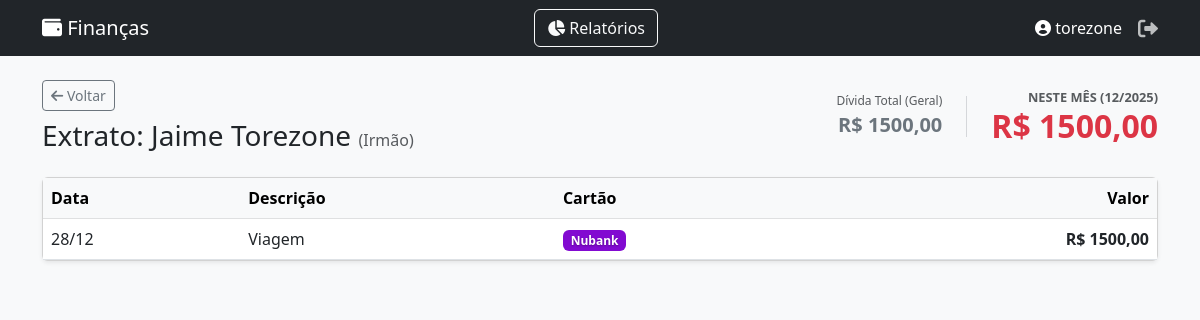
/terceiros/3/ (signed in), run on an earlier commit of the app's database.
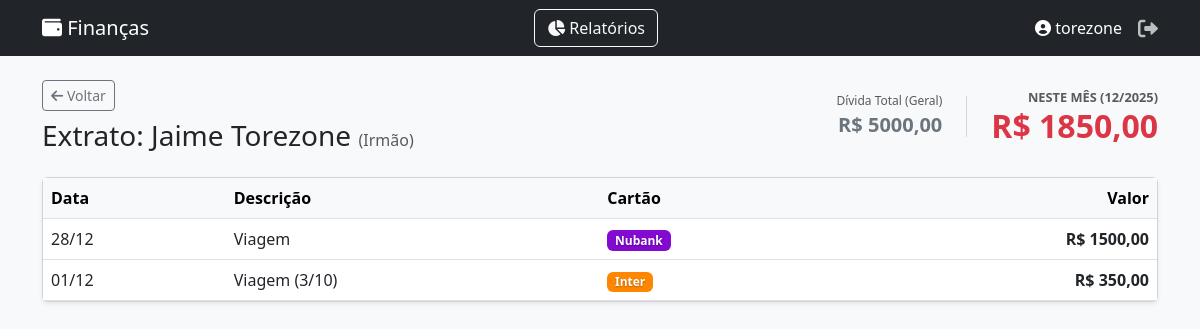
And on a later commit of the database.
### core/models.py (models this page shows, shortened)
class CompraCartao(models.Model):
    cartao = models.ForeignKey(CartaoCredito, on_delete=models.CASCADE)
    descricao = models.CharField(max_length=100)
    valor = models.DecimalField(max_digits=10, decimal_places=2)
    data_compra = models.DateField(default=date.today)
    is_parcelado = models.BooleanField(default=False, verbose_name="É parcelado?")
    qtd_parcelas = models.IntegerField(default=1, verbose_name="Qtd Parcelas")
    is_terceiro = models.BooleanField(default=False, verbose_name="É compra de terceiro?")
    terceiro = models.ForeignKey(Terceiro, on_delete=models.SET_NULL, null=True, blank=True, verbose_name="Pessoa")

class CartaoCredito(models.Model):
    CORES_CHOICES = (
        ('#820AD1', 'Roxo (Nubank)'),
        ('#FF8700', 'Laranja (Itaú)'),
        ('#CC092F', 'Vermelho (Bradesco/Santander)'),
        ('#FFD700', 'Dourado/Amarelo (Inter)'),
        ('#005CAA', 'Azul (Caixa/Azul)'),
        ('#000000', 'Preto (Black/C6)'),
        ('#28a745', 'Verde (Padrão)'),
        ('#6c757d', 'Cinza (Outros)'),
    )
    usuario = models.ForeignKey(User, on_delete=models.CASCADE)
    nome = models.CharField(max_length=50) # Ex: Nubank
    ultimos_digitos = models.CharField(max_length=4) # Ex: 1234
    cor = models.CharField(max_length=7, choices=CORES_CHOICES, default='#28a745')

### core/views.py (the view)
# urls.py: path('terceiros/<int:terceiro_id>/', views.detalhe_terceiro, name='detalhe_terceiro'),
@login_required
def detalhe_terceiro(request, terceiro_id):
    try:
        mes = int(request.GET.get('mes', date.today().month))
        ano = int(request.GET.get('ano', date.today().year))
    except:
        mes = date.today().month
        ano = date.today().year
    pessoa = get_object_or_404(Terceiro, id=terceiro_id, usuario=request.user)
    compras_mes = CompraCartao.objects.filter(
        cartao__usuario=request.user,
        is_terceiro=True,
        terceiro__id=terceiro_id,
        data_compra__month=mes,
        data_compra__year=ano
    ).order_by('-data_compra')
    total_mes = compras_mes.aggregate(Sum('valor'))['valor__sum'] or 0
    total_geral = CompraCartao.objects.filter(
        cartao__usuario=request.user,
        is_terceiro=True,
        terceiro__id=terceiro_id
    ).aggregate(Sum('valor'))['valor__sum'] or 0
    return render(request, 'core/terceiros_detalhe.html', {
        'nome': pessoa.nome,
        'relacionamento': pessoa.relacionamento, # Passando relacionamento se quiser exibir
        'compras': compras_mes,
        'total': total_mes,          # Total só deste mês
        'total_geral': total_geral,  # Total acumulado da vida toda
        'mes': mes,
        'ano': ano
    })

### core/templates/core/terceiros_detalhe.html (shortened to what this page needs)
{% extends 'core/base.html' %}
{% block content %}
<div class="d-flex justify-content-between align-items-center mb-4">
    <div>
        <a href="{% url 'dash_terceiros' %}?mes={{ mes }}&ano={{ ano }}" class="btn btn-sm btn-outline-secondary mb-2">
            <i class="fas fa-arrow-left"></i> Voltar
        </a>
        <h3 class="mb-0">
            Extrato: {{ nome }}
            {% if relacionamento %}
                <small class="text-muted fs-6">({{ relacionamento }})</small>
            {% endif %}
        </h3>
    </div>
    <div class="text-end d-flex gap-4 align-items-center">
        <div class="text-end">
            <small class="text-muted d-block" style="font-size: 0.75rem;">Dívida Total (Geral)</small>
            <span class="fs-5 fw-bold text-secondary">R$ {{ total_geral|floatformat:2 }}</span>
        </div>
        <div class="text-end">
            <small class="text-muted d-block fw-bold text-uppercase" style="font-size: 0.8rem;">
                Neste Mês ({{ mes }}/{{ ano }})
            </small>
            <h2 class="text-danger fw-bold mb-0">R$ {{ total|floatformat:2 }}</h2>
        </div>
    </div>
</div>
<div class="card shadow-sm">
    <div class="table-responsive">
        <table class="table table-hover align-middle mb-0">
            <thead class="table-light">
                <tr>
                    <th>Data</th>
                    <th>Descrição</th>
                    <th>Cartão</th>
                    <th class="text-end">Valor</th>
                </tr>
            </thead>
            <tbody>
                {% for item in compras %}
                <tr>
                    <td>{{ item.data_compra|date:"d/m" }}</td>
                    <td>{{ item.descricao }}</td>
                    <td>
                        <span class="badge" style="background-color: {{ item.cartao.cor }}; text-shadow: 0 1px 2px rgba(0,0,0,0.3);">
                            {{ item.cartao.nome }}
                        </span>
                    </td>
                    <td class="text-end fw-bold">R$ {{ item.valor|floatformat:2 }}</td>
                </tr>
                {% empty %}
                <tr>
                    <td colspan="4" class="text-center py-4 text-muted">
                        Nenhuma compra encontrada para este mês.
                    </td>
                </tr>
                {% endfor %}
            </tbody>
        </table>
    </div>
</div>
{% endblock %}

What changed in the data, as far as the page shows it:
added CompraCartao: data_compra "01/12", descricao "Viagem (3/10)", cartao.nome "Inter", valor "350,00"
Also different on the page:
{{ total_geral|floatformat:2 }}: "1500,00" → "5000,00"
{{ total|floatformat:2 }}: "1500,00" → "1850,00"
